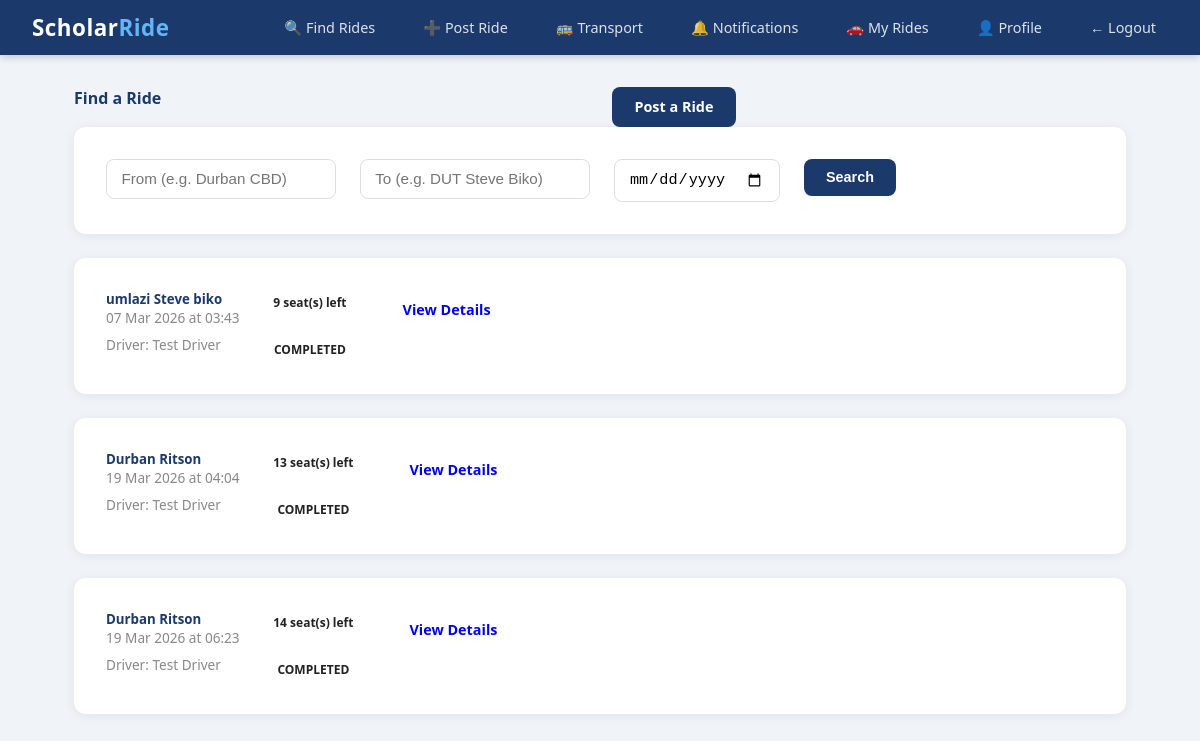
Before: /rides (signed in) with the older database file.
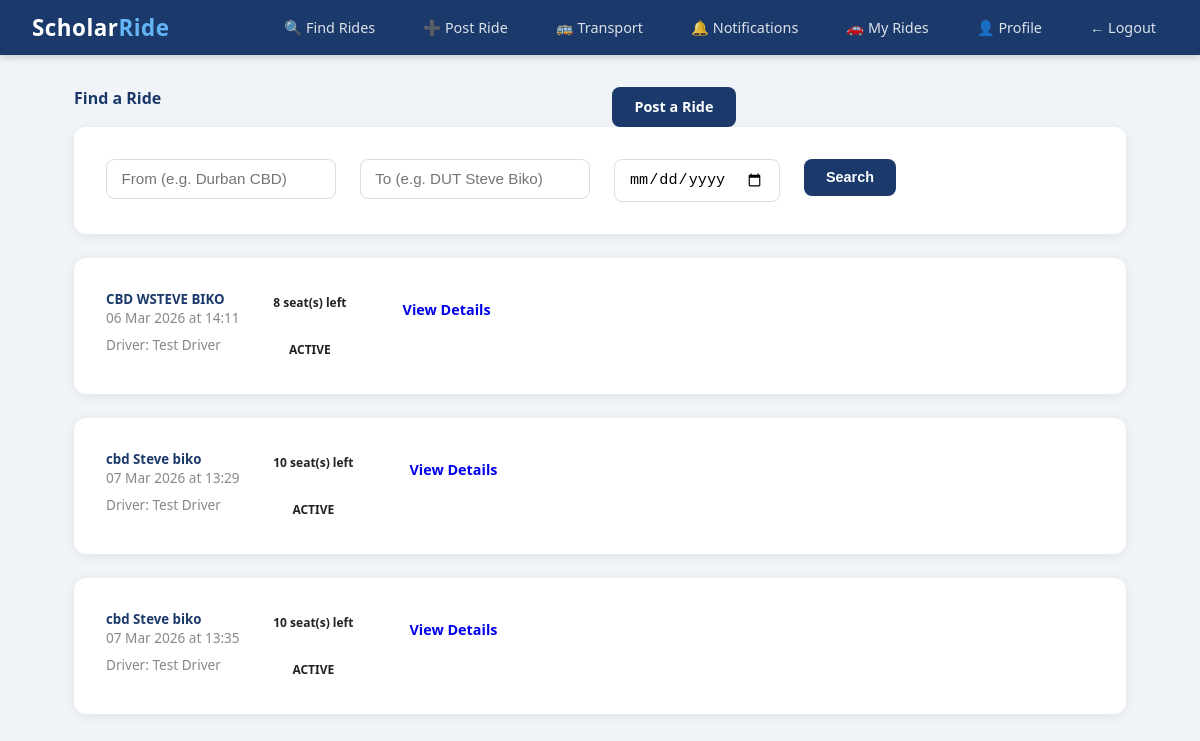
After: the same page with the newer database file.
### scholar_ride/models.py (models this page shows)
class Ride(db.Model):
    id = db.Column(db.Integer, primary_key=True)
    driver_id = db.Column(db.Integer, db.ForeignKey('user.id'), nullable=False)
    origin = db.Column(db.String(200), nullable=False)
    destination = db.Column(db.String(200), nullable=False)
    departure_time = db.Column(db.DateTime, nullable=False)
    available_seats = db.Column(db.Integer, nullable=False)
    total_seats = db.Column(db.Integer, nullable=False)
    status = db.Column(db.String(20), default='active')
    created_at = db.Column(db.DateTime, default=datetime.utcnow)
    bookings = db.relationship('Booking', backref='ride', lazy=True)

class User(db.Model, UserMixin):
    id = db.Column(db.Integer, primary_key=True)
    student_number = db.Column(db.String(20), unique=True, nullable=True)
    staff_number = db.Column(db.String(20), unique=True, nullable=True)
    full_name = db.Column(db.String(100), nullable=False)
    email = db.Column(db.String(120), unique=True, nullable=False)
    phone = db.Column(db.String(20), nullable=False)
    password_hash = db.Column(db.String(128), nullable=False)
    role = db.Column(db.String(20), default='student')
    department = db.Column(db.String(100), nullable=True)
    verified = db.Column(db.Boolean, default=False)
    otp = db.Column(db.String(6), nullable=True)
    created_at = db.Column(db.DateTime, default=datetime.utcnow)
    rides = db.relationship('Ride', backref='driver', lazy=True)
    bookings = db.relationship('Booking', backref='student', lazy=True)

### scholar_ride/routes/rides.py (the view, shortened to what this page needs)
@rides.route('/')
@rides.route('/rides')
@login_required
def index():
    origin = request.args.get('origin', '')
    destination = request.args.get('destination', '')
    date = request.args.get('date', '')
    query = Ride.query.filter(Ride.status != 'cancelled')
    if origin:
        query = query.filter(Ride.origin.ilike(f'%{origin}%'))
    if destination:
        query = query.filter(Ride.destination.ilike(f'%{destination}%'))
    all_rides = query.order_by(Ride.departure_time.asc()).all()
    return render_template('rides/index.html', rides=all_rides)

### scholar_ride/models.py (called while the page is built)
@login_manager.user_loader
def load_user(user_id):
    return User.query.get(int(user_id))

### scholar_ride/templates/rides/index.html (shortened to what this page needs)
{% extends "base.html" %}
{% block content %}
<div class="row mb-4">
    <div class="col">
        <h4 style="color:#1B3A6B;"> Find a Ride</h4>
    </div>
    {% if current_user.role == 'driver' %}
    <div class="col text-end">
        <a href="/rides/post" class="btn btn-primary">
             Post a Ride
        </a>
    </div>
    {% endif %}
</div>
<div class="card p-3 mb-4">
    <form method="GET" action="/rides">
        <div class="row g-2">
            <div class="col-md-4">
                <input type="text" name="origin" class="form-control"
                       placeholder="From (e.g. Durban CBD)"
                       value="{{ request.args.get('origin', '') }}">
            </div>
            <div class="col-md-4">
                <input type="text" name="destination" class="form-control"
                       placeholder="To (e.g. DUT Steve Biko)"
                       value="{{ request.args.get('destination', '') }}">
            </div>
            <div class="col-md-2">
                <input type="date" name="date" class="form-control"
                       value="{{ request.args.get('date', '') }}">
            </div>
            <div class="col-md-2">
                <button type="submit" class="btn btn-primary w-100">
                     Search
                </button>
            </div>
        </div>
    </form>
</div>
{% if rides %}
    {% for ride in rides %}
    <div class="card mb-3 p-3">
        <div class="row align-items-center">
            <div class="col-md-6">
                <h5 style="color:#1B3A6B;">
                     {{ ride.origin }}
                    {{ ride.destination }}
                </h5>
                <p class="mb-1 text-muted">
                    {{ ride.departure_time.strftime('%d %b %Y at %H:%M') }}
                </p>
                <p class="mb-1 text-muted">
                     Driver: {{ ride.driver.full_name }}
                </p>
            </div>
            <div class="col-md-3 text-center">
                {% if ride.available_seats > 0 %}
                    <span class="badge bg-success fs-6">
                        {{ ride.available_seats }} seat(s) left
                    </span>
                {% else %}
                    <span class="badge bg-danger fs-6">Full</span>
                {% endif %}
                <br><br>
                <span class="badge
                    {% if ride.status == 'active' %}bg-primary
                    {% elif ride.status == 'cancelled' %}bg-danger
                    {% elif ride.status == 'delayed' %}bg-warning
                    {% elif ride.status == 'breakdown' %}bg-danger
                    {% else %}bg-secondary{% endif %}">
                    {{ ride.status | upper }}
                </span>
            </div>
            <div class="col-md-3 text-end">
                <a href="/rides/{{ ride.id }}" class="btn btn-outline-primary">
                    View Details
                </a>
            </div>
        </div>
    </div>
    {% endfor %}
{% else %}
    <div class="text-center mt-5">
        <i class="bi bi-car-front" style="font-size:4rem; color:#ccc;"></i>
        <p class="text-muted mt-3">No rides found. Try a different search.</p>
    </div>
{% endif %}
{% endblock %}

Changed rows visible on the page:
removed Ride: origin "umlazi", destination "Steve biko", departure_time "07 Mar 2026 at 03:43", driver.full_name "Test Driver", available_seats "9", status "COMPLETED"
removed Ride: origin "Durban", destination "Ritson", departure_time "19 Mar 2026 at 04:04", driver.full_name "Test Driver", available_seats "13", status "COMPLETED"
removed Ride: origin "Durban", destination "Ritson", departure_time "19 Mar 2026 at 06:23", driver.full_name "Test Driver", available_seats "14", status "COMPLETED"
added Ride: origin "CBD", destination "WSTEVE BIKO", departure_time "06 Mar 2026 at 14:11", driver.full_name "Test Driver", available_seats "8", status "ACTIVE"
added Ride: origin "cbd", destination "Steve biko", departure_time "07 Mar 2026 at 13:29", driver.full_name "Test Driver", available_seats "10", status "ACTIVE"
added Ride: origin "cbd", destination "Steve biko", departure_time "07 Mar 2026 at 13:35", driver.full_name "Test Driver", available_seats "10", status "ACTIVE"
